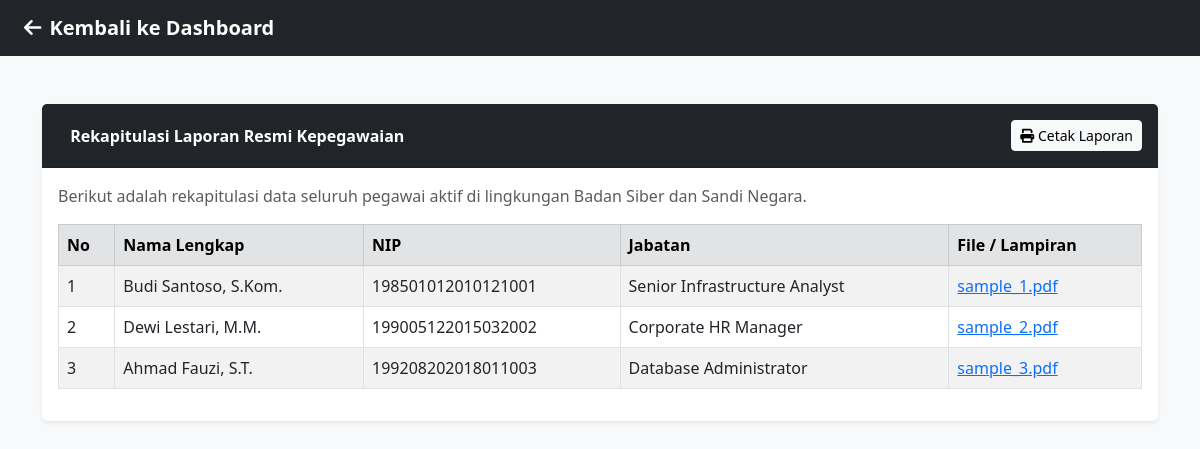
The app's page /report.php (signed in) with its own data.
### tables this page shows
CREATE TABLE IF NOT EXISTS pegawai (
    id INT AUTO_INCREMENT PRIMARY KEY,
    nama VARCHAR(100) NOT NULL,
    nip VARCHAR(50) NOT NULL,
    jabatan VARCHAR(100) NOT NULL,
    foto VARCHAR(255) DEFAULT NULL,
    created_at TIMESTAMP DEFAULT CURRENT_TIMESTAMP
);

### src/report.php (the view, shortened to what this page needs)
<?php
include 'config.php';
$result = $conn->query("SELECT * FROM pegawai");
?>
<!DOCTYPE html>
<html lang="id">
<head>
    <link href="https://cdn.jsdelivr.net/npm/bootstrap@5.3.0/dist/css/bootstrap.min.css" rel="stylesheet">
    <link href="https://cdnjs.cloudflare.com/ajax/libs/font-awesome/6.0.0/css/all.min.css" rel="stylesheet">
</head>
<body class="bg-light">
    <nav class="navbar navbar-dark bg-dark px-4">
        <a class="navbar-brand fw-bold" href="index.php"><i class="fas fa-arrow-left me-2"></i>Kembali ke Dashboard</a>
    </nav>
    <div class="container my-5">
        <div class="card border-0 shadow-sm">
            <div class="card-header bg-dark text-white fw-bold py-3 d-flex justify-content-between align-items-center">
                <span><i class="fas file-alt me-2"></i> Rekapitulasi Laporan Resmi Kepegawaian</span>
                <button onclick="window.print()" class="btn btn-sm btn-light"><i class="fas fa-print"></i> Cetak Laporan</button>
            </div>
            <div class="card-body">
                <p class="text-muted">Berikut adalah rekapitulasi data seluruh pegawai aktif di lingkungan Badan Siber dan Sandi Negara.</p>
                <table class="table table-bordered table-striped">
                    <thead class="table-secondary">
                        <tr>
                            <th>No</th>
                            <th>Nama Lengkap</th>
                            <th>NIP</th>
                            <th>Jabatan</th>
                            <th>File / Lampiran</th>
                        </tr>
                    </thead>
                    <tbody>
                        <?php $no=1; while($r = $result->fetch_assoc()): ?>
                        <tr>
                            <td><?= $no++; ?></td>
                            <td><?= htmlspecialchars($r['nama']); ?></td>
                            <td><?= htmlspecialchars($r['nip']); ?></td>
                            <td><?= htmlspecialchars($r['jabatan']); ?></td>
                            <td><a href="uploads/<?= $r['foto']; ?>" target="_blank"><?= $r['foto']; ?></a></td>
                        </tr>
                        <?php endwhile; ?>
                    </tbody>
                </table>
            </div>
        </div>
    </div>
</body>
</html>

### records on screen
pegawai: nama "Budi Santoso, S.Kom.", nip "198501012010121001", jabatan "Senior Infrastructure Analyst", foto "sample_1.pdf"
pegawai: nama "Dewi Lestari, M.M.", nip "199005122015032002", jabatan "Corporate HR Manager", foto "sample_2.pdf"
pegawai: nama "Ahmad Fauzi, S.T.", nip "199208202018011003", jabatan "Database Administrator", foto "sample_3.pdf"
